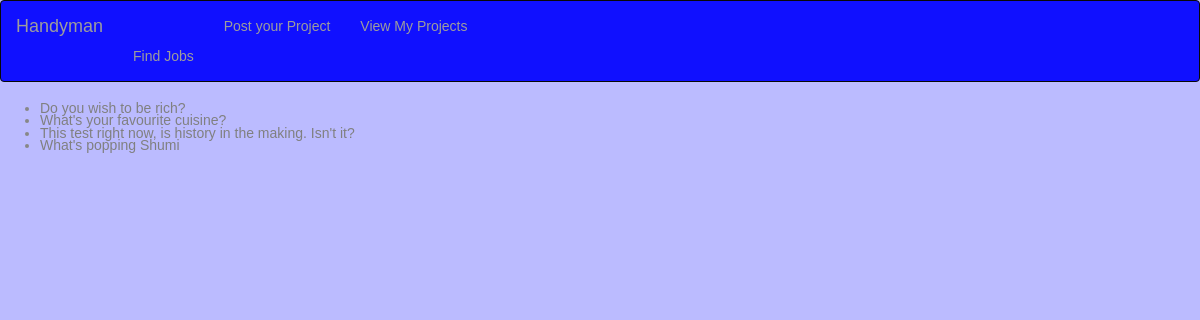
Screenshot of /polls/ with the database file from the repository.
### polls/models.py (models this page shows, shortened)
class Question(models.Model):
	question_text=models.CharField(max_length=200)
	pub_date=models.DateTimeField('Date published')

### polls/views.py (the view)
class IndexView(generic.ListView):
    template_name = 'polls/index.html'
    context_object_name = 'latest_question_list'
    def get_queryset(self):
        return Question.objects.filter(
            pub_date__lte=timezone.now()
        ).order_by('-pub_date')[:5]

### polls/templates/polls/index.html (shortened to what this page needs)
{% load staticfiles %}
<link rel="stylesheet" type="text/css" href="{% static 'polls/style.css' %}"/>
<link rel="stylesheet" type="text/css" href="{% static 'polls/css/bootstrap.css' %}"/>
<link rel="stylesheet" type="text/css" href="{% static 'polls/css/main.css' %}"/>
<link rel="stylesheet" type="text/css" href="{% static 'polls/css/normalize.min.css' %}"/>
{% block navbar %}
<nav class="navbar navbar-inverse" style="text-align:center;background-color:#1010ff">
  <div class="container-fluid" style="text-align:center;">
    <div class="navbar-header">
      <a class="navbar-brand" href="#">Handyman<a/>
    </div>
    <div class="collapse navbar-collapse" id="myNavbar">
      <ul class="nav navbar-nav">
        <li><a href="#">Find Jobs</a></li>
        <li><a href="#">Post your Project</a></li>
        <li><a href="#">View My Projects</a></li>
      </ul>
    </div>
  </div>
</nav>
{% endblock %}
{% if latest_question_list %}
    <ul>
    {% for question in latest_question_list %}
        <li><a href="{% url 'polls:detail' question.id %}">{{ question.question_text }}</a></li>
    {% endfor %}
    </ul>
{% else %}
    <p>No polls are available.</p>
{% endif %}

### polls/static/polls/style.css (style rules this page uses)
li a { color: gray; }

### rows the page displays
Question: question_text "Do you wish to be rich?"
Question: question_text "What's your favourite cuisine?"
Question: question_text "This test right now, is history in the making. Isn't it?"
Question: question_text "What's popping Shumi"
